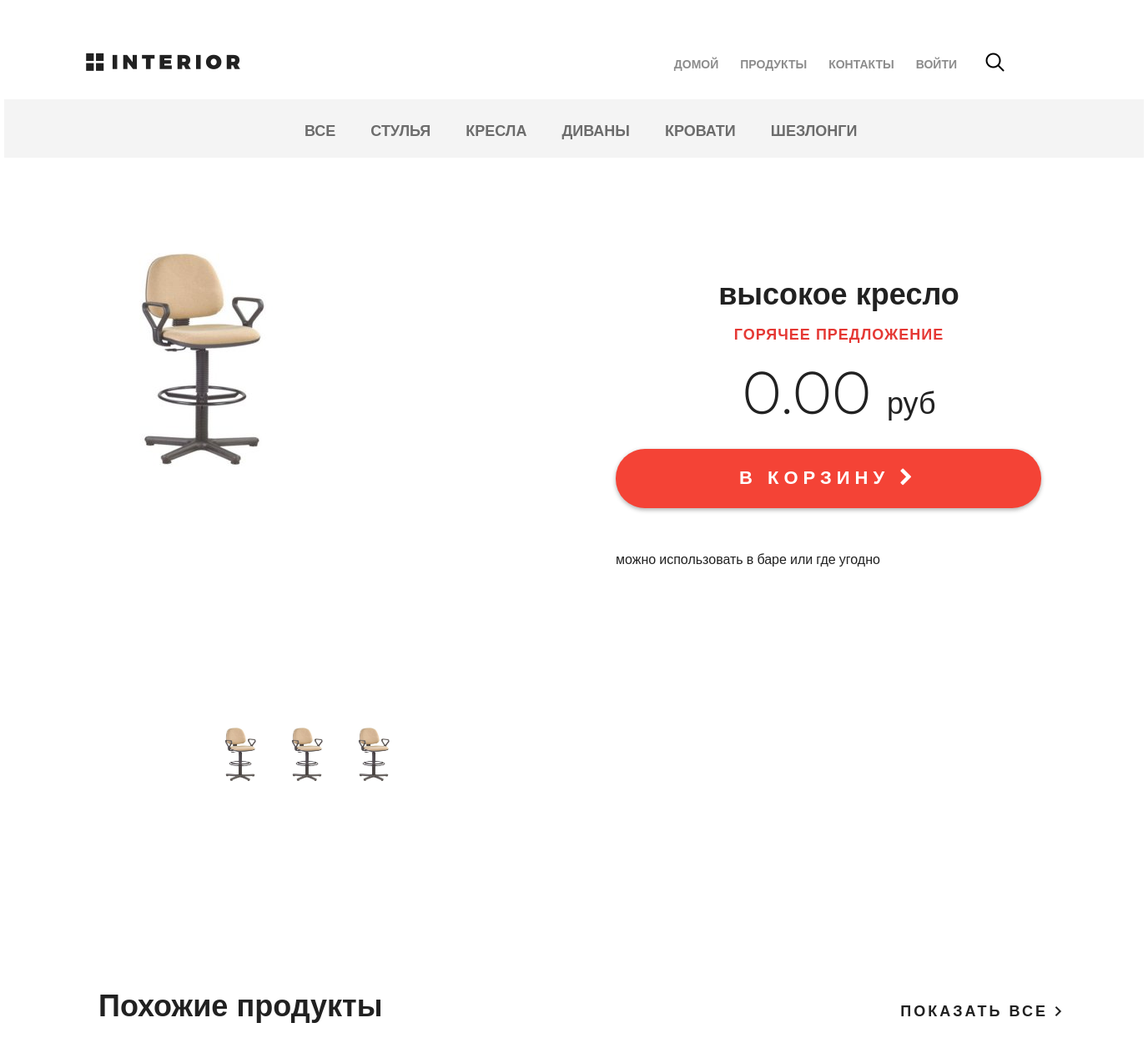
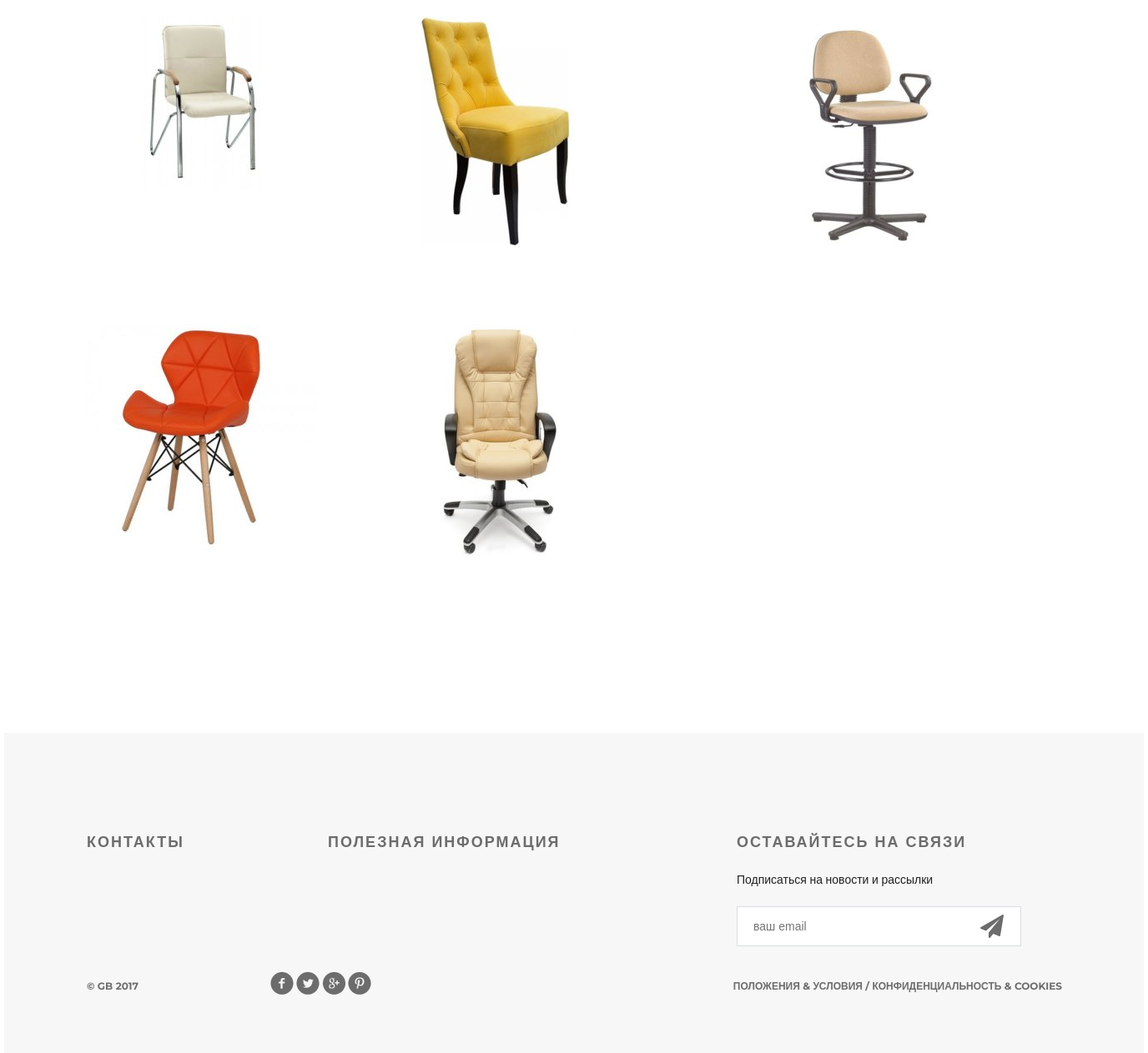
Screenshot of /products/ with the database file from the repository (2 pictures, top to bottom).
### mainapp/models.py (models this page shows, shortened)
class ProductCategory(models.Model):
    name = models.CharField(verbose_name='имя', max_length=64, unique=True)
    description = models.TextField(verbose_name='описание', blank=True)

class Product(models.Model):
    category = models.ForeignKey(ProductCategory, on_delete=models.CASCADE)
    name = models.CharField(verbose_name='имя продукта', max_length=128)
    image = models.ImageField(upload_to='products_images', blank=True)
    short_desc = models.CharField(verbose_name='краткое описание продукта', max_length=60, blank=True)
    description = models.TextField(verbose_name='описание продукта', blank=True)
    price = models.DecimalField(verbose_name='цена продукта', max_digits=8, decimal_places=2, default=0)
    quantity = models.PositiveIntegerField(verbose_name='количество на складе', default=0)

### mainapp/views.py (the view, shortened to what this page needs)
# urls.py: path('products/', include('mainapp.urls', namespace='products')),
def products(request, pk=None):
    print(pk)
    title = 'продукты'
    links_menu = ProductCategory.objects.all()
    basket = get_basket(request.user)
    our_products = Product.objects.all()
    if request.user.is_authenticated:
        basket = Basket.objects.filter(user=request.user)
    hot_product = get_hot_product()
    same_products = get_same_products(hot_product)
    content = {
        'title': title,
        'links_menu': links_menu,
        'hot_products': hot_product,
        'same_products': same_products,
        'products': our_products,
        'basket': basket,
    }
    return render(request, 'mainapp/products.html', content)

### mainapp/views.py (called while the page is built)
def get_basket(user):
    if user.is_authenticated:
        return Basket.objects.filter(user=user)
    else:
        return []

def get_hot_product():
    products_all = Product.objects.all()
    return random.sample(list(products_all), 1)[0]

def get_same_products(hot_product):
    same_products = Product.objects.filter(category=hot_product.category).exclude(pk=hot_product.pk)[:3]
    return same_products

### mainapp/templates/mainapp/products.html (shortened to what this page needs)
<!DOCTYPE html>
{% extends 'mainapp/base.html' %}
{% load static %}
{% block content %}
		<div class="hero-white">
			{% include 'includes/inc-main-menu.html' %}
		</div>
		<div class="details">
			<div class="links clearfix">
				{% include 'includes/inc-categories-menu.html' %}
			</div>
			<div class="details-products">
				<div class="details-slider">
					<div class="slider-product">
						<img src="/media/{{ hot_products.image }}" alt="hot_product.image">
					</div>
					<div class="slider-control">
						<div class="block">
							<a href ="#">
								<img class="mw100" src="/media/{{ hot_products.image }}" alt="mini">
							</a>
						</div>
						<div class="block">
							<a href ="#">
								<img class="mw100" src="/media/{{ hot_products.image }}" alt="mini">
							</a>
						</div>
						<div class="block">
							<a href ="#">
								<img class="mw100" src="/media/{{ hot_products.image }}" alt="mini">
							</a>
						</div>
					</div>
				</div>
				<div class="description">
					<h3 class="big-bold">{{ hot_products.name }}</h3>
					<h3 class="red">горячее предложение</h3>
					<p class="price"> {{ hot_products.price }} <span>руб</span></p>
					<a href="{% url 'basket:add' hot_products.pk %}" class="red-button">
						в корзину <i class="fa fa-chevron-right" aria-hidden="true"></i>
					</a>
					<div class="description-text">
						<p>{{ hot_products.description }}</p>
					</div>
				</div>
			</div>
			<div class="related">
				<div class="title clearfix">
					<h2>Похожие продукты</h2>
					<a class="explore" href="#">показать все <img src="{% static 'img/arrow.png' %}" alt=""></a>
				</div>
				<div class="related-products clearfix">
					{% for product in products %}
						<div class="block">
							<a href="{% url 'products:product' product.pk %}" >
								<img src="/media/{{ product.image }}" alt="{{ product.short_desc }}">
							</a>
						</div>
					{% endfor %}
				</div>
			</div>
		</div>
		<div class="clr"></div>
{% endblock content %}

### mainapp/templates/mainapp/base.html (shortened to what this page needs)
{% load static %}
{% block header %}
	<head>
		{% block css %}
			<link rel="stylesheet" href="{% static 'css/style.css' %}">
			<link rel="stylesheet" href="{% static 'fonts/font-awesome/css/font-awesome.css' %}">
		{% endblock %}
	</head>
{% endblock %}
    <body>
        <div class="container">
            {% block content %}{% endblock content %}
        </div>
        {% block footer %}
            {% include 'includes/inc-footer.html' %}
        {% endblock footer %}
    </body>
</html>

### mainapp/templates/includes/inc-main-menu.html (shortened to what this page needs)
  <div class="header clearfix">
      <a href="index.html" class="logo"></a>
      <ul class="menu">
          <li><a href="{% url 'main' %}" >домой</a></li>
          <li><a href="{% url 'products:index' %}">продукты</a></li>
          <li><a href="{% url 'contact' %}">контакты</a></li>
          {% if user.is_authenticated %}
            <li>
                <a class="a" href= "{% url 'auth:logout' %}">выйти:  {{ user.first_name|default:'Пользователь'}}</a>
            </li>
          {% else %}
            <li>
                <a class="a" href= "{% url 'auth:login' %}">войти</a>
            </li>
          {% endif %}
      </ul>
      <a href="#" class="search"></a>
      <a href=" {% url 'basket:view' %}" class="basket">
      </a>
  </div>

### mainapp/templates/includes/inc-categories-menu.html (shortened to what this page needs)
{% load static %}
<ul class="links-menu">
    <li>
        <a href="{% url 'products:category' 0 %}" class="{% if request.resolver_match.kwargs.pk == '0' %} active {% endif %}">
            все
        </a>
    </li>
    {% for link in links_menu %}
        <li>
            <a href="{% url 'products:category' link.pk %}"
                class="
                    ">
                {{ link.name }}
            </a>
        </li>
    {% endfor %}
</ul>

### mainapp/templates/includes/inc-footer.html
		<div class="footer">
			<div class="clearfix">
				<div class="text-footer">
					<h3>контакты</h3>
				</div>
				<div class="text-footer">
					<h3>полезная информация</h3>
				</div>
				<div class="text-footer clearfix">
					<h3>Оставайтесь на связи</h3>
					<p>Подписаться на новости и рассылки</p>
					<form>
						<input type="email" name="email" placeholder="ваш email">
						<a href="#"><i class="fa fa-paper-plane fa-2x" aria-hidden="true"></i></a>
					</form>
				</div>
			</div>
			<p class="small">&copy; GB 2017</p>
			<div class="social">
				<a href="#" class="social1"></a>
				<a href="#" class="social2"></a>
				<a href="#" class="social3"></a>
				<a href="#" class="social4"></a>
			</div>
			<p class="small">Положения &amp; Условия  /  Конфиденциальность &amp; Cookies</p>
		</div>

### rows the page displays
ProductCategory: name "СТУЛЬЯ"
ProductCategory: name "КРЕСЛА"
ProductCategory: name "ДИВАНЫ"
ProductCategory: name "КРОВАТИ"
ProductCategory: name "ШЕЗЛОНГИ"
Product: image (picture), name "высокое кресло", price "0.00", description "можно использовать в баре или где угодно"
Product: image (picture)
Product: image (picture)
Product: image (picture)
Product: image (picture)
